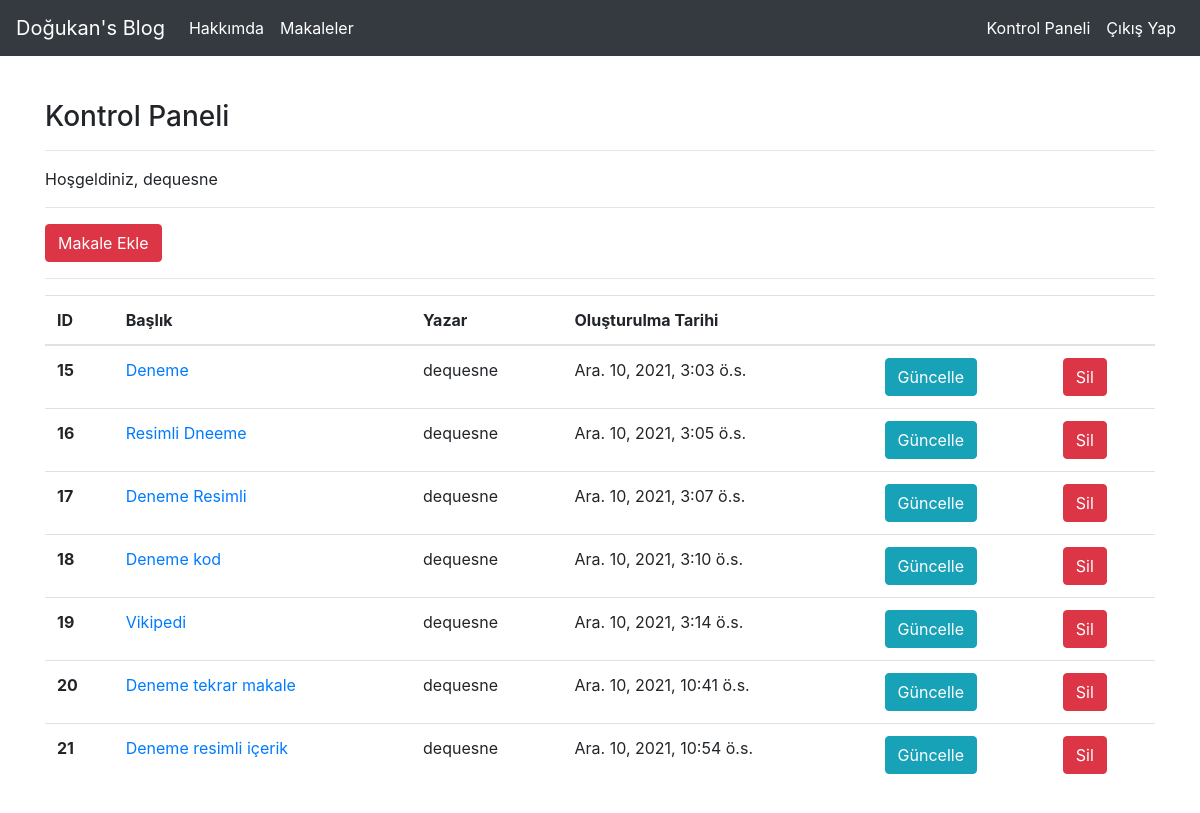
Screenshot of /articles/dashboard/ (signed in) with the database file from the repository.
### article/models.py (models this page shows, shortened)
class Article(models.Model):   #Bizim sql veritabanında kullanılacak olan makalelerimizi koyacağımız article tablosu
    author = models.ForeignKey("auth.User", on_delete=models.CASCADE,verbose_name = "Yazar")                  #ve auth.User ile kayıtlı olan kullanıcılara ulaşıyoruz. Bununla beraber on_delete fonksiyonu ile eğer kullanıcı hesabını silersek, otomatik olarak o kullanıcının oluşturduğu makaleler de silinecek
    title = models.CharField(max_length=40,verbose_name = "Başlık")
    content = RichTextField(verbose_name="İçerik")                                         #Verbose_name ile content isminin admin panelinde İçerik ismiyle gözükmesini sağlıyoruz
    created_date = models.DateTimeField(auto_now_add=True,verbose_name="Oluşturulma Tarihi")  #Makalenin oluşturulduğu tarihe göre otomatik tarih değeri alacak.
    article_image = models.FileField(blank=True,null=True,verbose_name="Makaleye Fotoğraf Ekleyin")

### article/views.py (the view)
# urls.py: urlpatterns = [path('dashboard/',views.dashboard,name="dashboard"),
@login_required(login_url = "user:login")  #Eğer kullanıcı girişi yapılmadan bu siteye girilmeye çalışılırsa kullanıcı giriş ekranına yönlendirilecek
def dashboard(request):
    articles = Article.objects.filter(author=request.user)  #Hesapta bulunan kullanıcının yazdığı makaleleri aldık
    context={"articles":articles}
    return render(request,"dashboard.html",context)

### templates/dashboard.html
{% extends "layout.html" %}
{% block body %}
<h3>Kontrol Paneli</h3>
<hr>
<p> Hoşgeldiniz, {{request.user.username}} </p>
<hr>
<a class="btn btn-danger" href="/articles/addarticle" >Makale Ekle</a>
<hr>
{% if articles %}
<table class="table">
  <thead>
    <tr>
      <th scope="col">ID</th>
      <th scope="col">Başlık</th>
      <th scope="col">Yazar</th>
      <th scope="col">Oluşturulma Tarihi</th>
      <th scope="col"></th>
      <th scope="col"></th>
    </tr>
  </thead>
  <tbody>
  {% for i in articles  %}
    <tr>
      <th scope="row">{{i.id}}</th>
      <td><a href="/articles/article/{{i.id}}">{{i.title}} </a></td>
      <td>{{i.author.username}}</td>
      <td>{{i.created_date}}</td>
      <td><a href="/articles/update/{{i.id}}" class="btn btn-info">Güncelle </a></td>
      <td><a href="/articles/delete/{{i.id}}" class="btn btn-danger">Sil </a></td>
    </tr>
  {% endfor %}
  </tbody>
</table>
{% else %}
<div class="alert alert-danger"> Henüz bir makaleniz bulunmuyor </div>
{% endif %}
{% endblock body %}

### rows the page displays
Article: id "15", title "Deneme", author.username "dequesne", created_date "Ara. 10, 2021, 3:03 ö.s."
Article: id "16", title "Resimli Dneeme", author.username "dequesne", created_date "Ara. 10, 2021, 3:05 ö.s."
Article: id "17", title "Deneme Resimli", author.username "dequesne", created_date "Ara. 10, 2021, 3:07 ö.s."
Article: id "18", title "Deneme kod", author.username "dequesne", created_date "Ara. 10, 2021, 3:10 ö.s."
Article: id "19", title "Vikipedi", author.username "dequesne", created_date "Ara. 10, 2021, 3:14 ö.s."
Article: id "20", title "Deneme tekrar makale", author.username "dequesne", created_date "Ara. 10, 2021, 10:41 ö.s."
Article: id "21", title "Deneme resimli içerik", author.username "dequesne", created_date "Ara. 10, 2021, 10:54 ö.s."

### other values shown
{{ request.user.username }} "dequesne"
